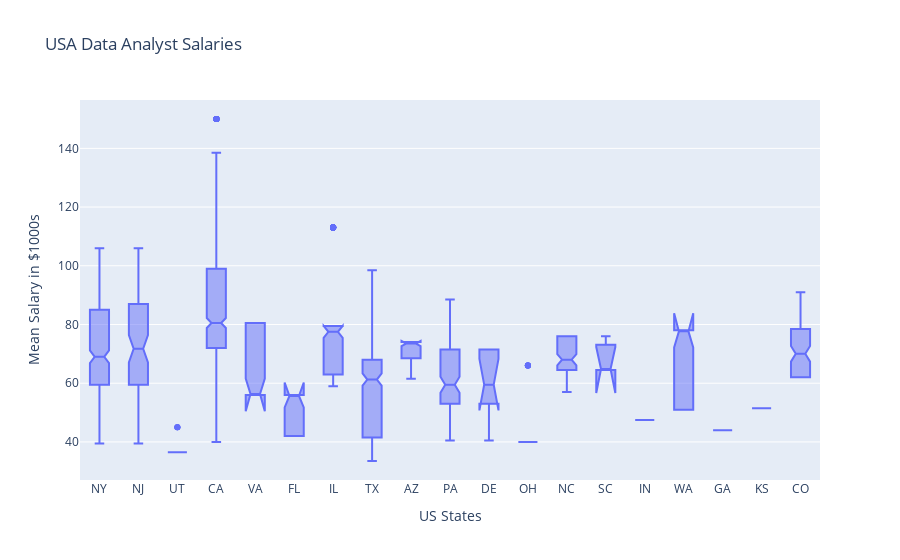

Notebook cell for this chart:
### Markdown cell above
# Graph Salary Data

### Code cell
import plotly.express as px

fig = px.box(df[['state','avg_salary(K)']], x='state', y='avg_salary(K)',
                notched=True, title='USA Data Analyst Salaries')

fig.update_layout(
    yaxis_title = 'Mean Salary in $1000s',
    xaxis_title = 'US States'
)
fig.show()

### Figure 1 — Plotly figure (JSON) as saved in the notebook; plotly's stock layout.template omitted (floating-point values rounded to 4 significant figures; data arrays with more than 128 entries replaced by an {"elided": "..."} marker saying what was removed)
{"data": [{"alignmentgroup": "True", "hoverlabel": {"namelength": 0}, "hovertemplate": "state=%{x}<br>avg_salary(K)=%{y}", "legendgroup": "", "marker": {"color": "#636efa"}, "name": "", "notched": true, "offsetgroup": "", "orientation": "v", "showlegend": false, "type": "box", "x": {"elided": "2253 str values"}, "x0": " ", "xaxis": "x", "y": {"elided": "2253 float values"}, "y0": " ", "yaxis": "y"}], "layout": {"boxmode": "group", "legend": {"tracegroupgap": 0}, "title": {"text": "USA Data Analyst Salaries"}, "xaxis": {"anchor": "y", "domain": [0, 1], "title": {"text": "US States"}}, "yaxis": {"anchor": "x", "domain": [0, 1], "title": {"text": "Mean Salary in $1000s"}}}}
